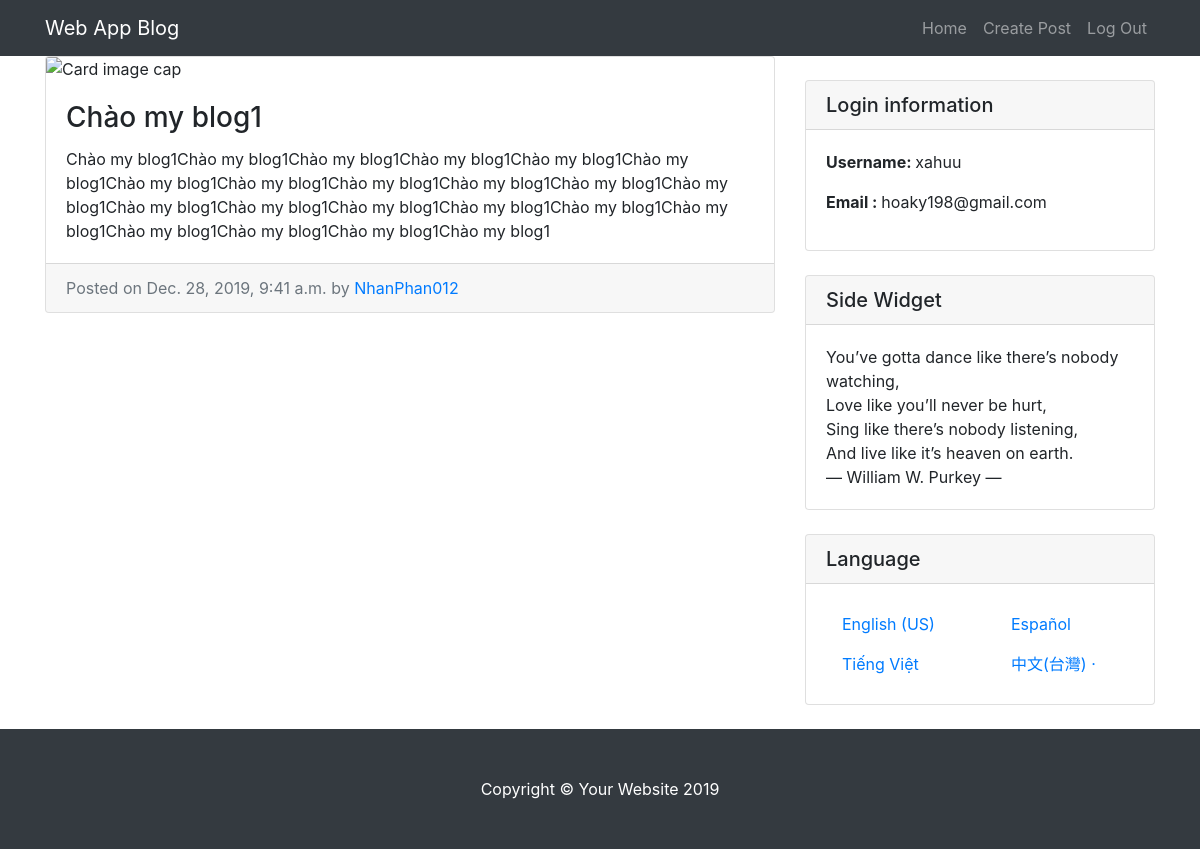
Page /entry/7/ (signed in) on the earlier database version.
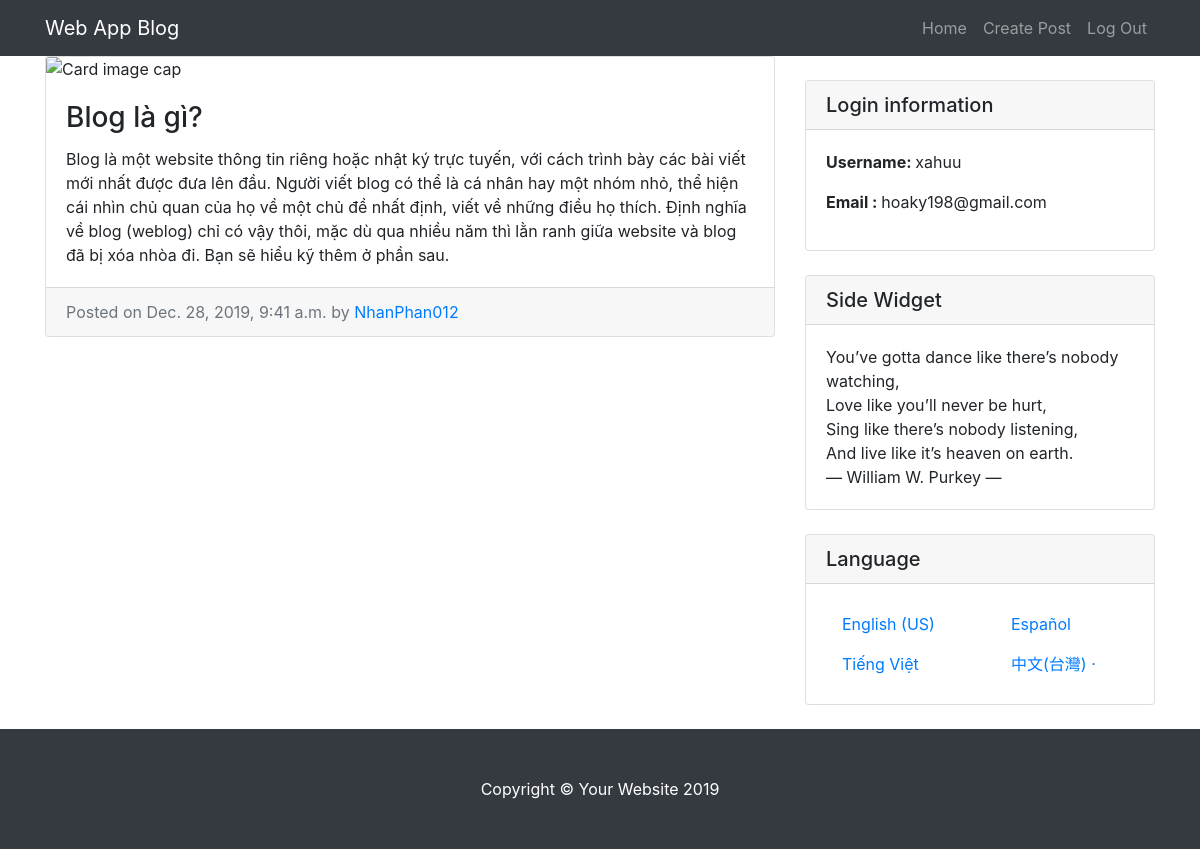
Same page on the later database version.
### entries/models.py (models this page shows, shortened)
class Entry(models.Model):
    entry_title = models.CharField(max_length=50)
    entry_text = models.TextField()
    entry_date = models.DateTimeField(auto_now_add=True)
    entry_author = models.ForeignKey(User, on_delete =  models.CASCADE)
    class Meta:
        verbose_name_plural = "entries"

### entries/views.py (the view)
# urls.py: path('entry/<int:pk>/', EntryView.as_view(), name = "entry-detail"),
class EntryView(LoginRequiredMixin, DetailView):
    model = Entry
    template_name = 'entries/entry_detail.html'

### entries/templates/entries/entry_detail.html
{% extends "entries/base.html" %}
    {% block content %}
      <div class="col-md-8">
        <div class="card mb-4">
          <img class="card-img-top" src="https://4.bp.blogspot.com/-kDGvbCKHKnY/W_DjIBqkEAI/AAAAAAAAKV4/swjqL4QRzocYnpgfFFSVTGFRjT0Th5_rQCLcBGAs/s1600/hinh-anh-sach-hoa-dep-nghe-thuat-%2B%252814%2529.jpg" alt="Card image cap">
          <div class="card-body">
            <h3 class="card-title">{{object.entry_title}}</h3>
            <p class="card-text">{{object.entry_text}}</p>
          </div>
          <div class="card-footer text-muted">
            Posted on {{object.entry_date}} by
            <a href="#">{{object.entry_author}}</a>
          </div>
        </div>
      </div>
    {% endblock %}

Differences in the rows shown:
changed Entry "NhanPhan012": entry_title "Chào my blog1" → "Blog là gì?"; entry_text "Chào my blog1Chào my blog1Chào my blog1Chào my blog1Chào my blog1Chào my blog1Chào my blog1Chào my blog1Chào my blog1Chào my blog1Chào my blog1Chào my blog1Chào my blog1Chào my blog1Chào my blog1Chào my blog1Chào my blog1Chào my blog1Chào my blog1Chào my blog1Chào my blog1Chào my blog1" → "Blog là một website thông tin riêng hoặc nhật ký trực tuyến, với cách trình bày các bài viết mới nhất được đưa lên đầu. Người viết blog có thể là cá nhân hay một nhóm nhỏ, thể hiện cái nhìn chủ quan của họ về một chủ đề nhất định, viết về những điều họ thích. Định nghĩa về blog (weblog) chỉ có vậy thôi, mặc dù qua nhiều năm thì lằn ranh giữa website và blog đã bị xóa nhòa đi. Bạn sẽ hiểu kỹ thêm ở phần sau."
